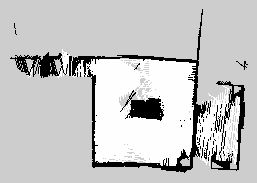
#> input picture maps/house_living.pgm, 257 x 183 px
$ python -i postprocess_v5.py   (imports and definitions only)
#> lines starting #> are read from the running program, lines starting #| are printed output that depends on the picture; after the words box and inside, x2 and y2 are one past the last pixel; in counts of white or black regions, pixels touching at a corner belong together
#> further down, picture is the input picture: shape (183, 257, 3); min 0, max 254, mean 196.8
#!/usr/bin/env python3
"""
Post-process v5: GT-driven optimization.
- All white-gray boundaries → occupied (walls extend into unknown)
- Aggressive denoising (3+ neighbors required)
- No Hough lines (they produce FP)
"""
import numpy as np, cv2, yaml, sys, os

def load(yp):
    with open(yp) as f: info = yaml.safe_load(f)
    pgm = info['image']
    if not os.path.isabs(pgm): pgm = os.path.join(os.path.dirname(yp), pgm)
    return cv2.imread(pgm, cv2.IMREAD_GRAYSCALE), info

def save(img, info, out):
    cv2.imwrite(out, img)
    yp = out.replace('.pgm','.yaml')
    info['image'] = os.path.abspath(out)
    with open(yp,'w') as f: yaml.dump(info, f)

def process(img):
    occupied = (img < 100).astype(np.uint8)
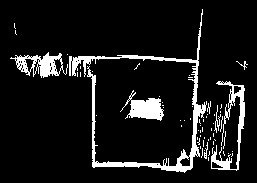
#> occupied: shape (183, 257, 3); values 0 (black) and 1 (white), 9.5% white; 62 white regions (54 under 20 px), largest, box (x1, y1, x2, y2) and area: (69, 9, 207, 173) 2096, (211, 81, 245, 171) 782, (120, 90, 164, 121) 644
    free = (img > 200).astype(np.uint8)
    unknown = (img == 205).astype(np.uint8)
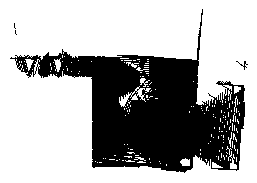
#> unknown: shape (183, 257, 3); values 0 (black) and 1 (white), 67.3% white; 4 black regions (2 under 20 px), largest, box (x1, y1, x2, y2) and area: (10, 9, 245, 173) 15328, (236, 61, 248, 70) 25

    # Step 1: Denoise — remove isolated cells (< 3 neighbors)
    kernel = np.ones((3,3), np.uint8); kernel[1,1] = 0
    nbr = cv2.filter2D(occupied, -1, kernel)
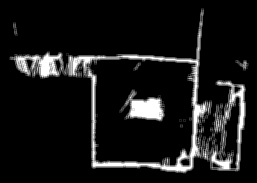
#> nbr: shape (183, 257, 3); min 0, max 8, mean 0.764; drawn with min black and max white
    clean = occupied.copy()
    clean[(occupied > 0) & (nbr < 3)] = 0
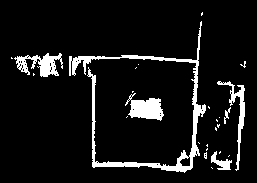
#> clean: shape (183, 257, 3); values 0 (black) and 1 (white), 8.4% white; 26 white regions (20 under 20 px), largest, box (x1, y1, x2, y2) and area: (69, 21, 206, 173) 2010, (125, 93, 164, 121) 623, (14, 53, 63, 77) 569, (217, 81, 245, 171) 460, (211, 151, 232, 170) 170, (224, 107, 231, 124) 43
    print(f"  Denoise: removed {occupied.sum() - clean.sum()} isolated cells")
#|   Denoise: removed 1563 isolated cells

    # Step 1b: Remove drift artifacts — horizontal clusters wider than tall
#> (the run stopped early here; a loop or call above may not have finished)
